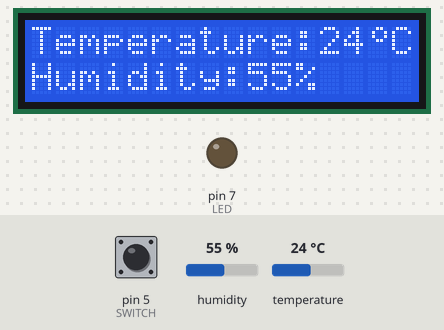
Bench run of a sketch on a simulated Arduino Uno, built with avr-gcc and run on an emulated ATmega328P. On the bench: 16×2 character LCD, output pins drawn as LEDs (lit = HIGH). Inputs (shaded band) come from the test bench; at power-on: temperature 24 °C, pin 5 (SWITCH) HIGH, humidity 55 %.

Above: at 1.2 s.
1.3 s: temperature set to 27 °C
At 2.8 s:
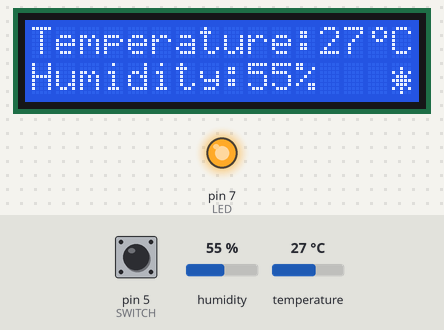
3.4 s: pin 5 (SWITCH) pulled LOW for 1.85 s
At 6.0 s:
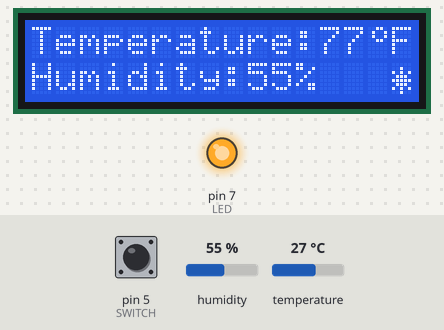
6.7 s: temperature set to 12 °C
At 8.9 s:
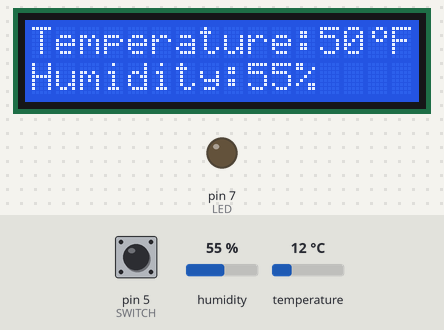
9.2 s: humidity set to 22 %
At 9.9 s:
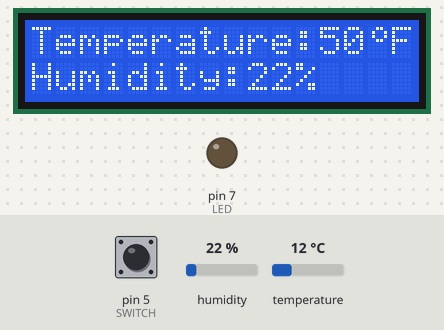
11.3 s: pin 5 (SWITCH) pulled LOW for 1.85 s
At 13.0 s:
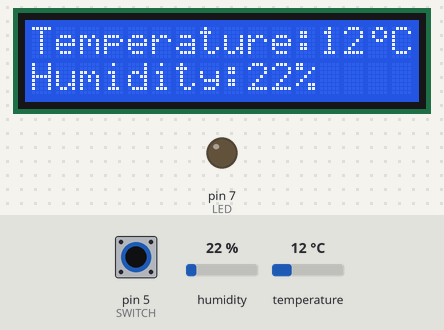
14.6 s: pin 5 (SWITCH) pulled LOW for 3.2 s
At 16.3 s:
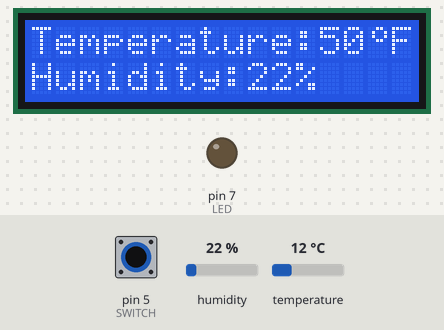
Timing chart, 0 to 17.8 s (numbered marks = the images above; inputs shaded):
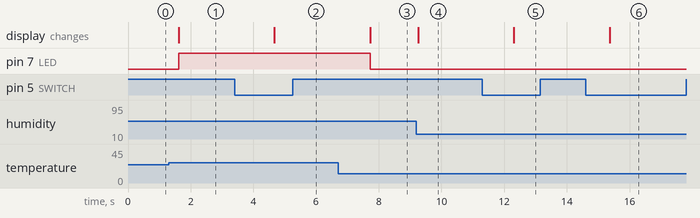

Measured:
- the behaviour switches between 25 and 26 °C on temperature (found by bisection; images 0 and 1)
- after the input at 1.3 s, pin 7 (LED): LOW → HIGH after 0.32 s; the display: changes after 0.32 s (image 1)
- after the input at 3.4 s, the display: changes after 1.3 s (image 2)
- after the input at 6.7 s, pin 7 (LED): HIGH → LOW after 1.0 s; the display: changes after 1.0 s (image 3)
- after the input at 9.2 s, the display: changes after 0.05 s (image 4)
- after the input at 11.3 s, the display: changes after 1.0 s (image 5)
- after the input at 14.6 s, the display: changes after 0.77 s (image 6)

The sketch:

Experiment_12_Temperature_Humidity.ino
```cpp
// (licence header left out)
#include <LiquidCrystal.h>

/*
 This Sketch was written with SimpleDHT version 1.0.11
 The code may need to be modified if other verions are used
*/
#include <SimpleDHT.h>

const byte degree [] = {
  B00110,
  B01001,
  B01001,
  B00110,
  B00000,
  B00000,
  B00000,
  B00000,
};

const byte hot [] = {
  B00000,
  B00100,
  B10101,
  B01110,
  B11111,
  B01110,
  B10101,
  B00100,
};

// assign I/O pins
const int SWITCH = 5;
const int LED = 7;

// variables that will change value
boolean previousButton = HIGH; // Variable containing the previous button state
boolean currentButton = HIGH; // Variable containing the current button state
boolean celsiusSelected = HIGH;  // Flag if Celsius or Fahrenheit selected

// initialize the library by associating any needed LCD interface pin
// with the Arduino pin number it is connected to
LiquidCrystal lcd(2, 3, 8, 9, 10, 11);

// for DHT11,
//      VCC: 5V or 3V
//      GND: GND
//      DATA: 6
int pinDHT11 = 6;
SimpleDHT11 dht11(pinDHT11);

void setup() {
  // set up the LCD's number of columns and rows:
  lcd.begin(16, 2);
  // create special characters
  lcd.createChar (0, degree);
  lcd.createChar (1, hot);
  // set I/O pins
  pinMode (SWITCH, INPUT_PULLUP);
  pinMode (LED, OUTPUT);
  // display static text
  lcd.setCursor (0, 0);
  lcd.print ("Temperature:" );
  lcd.setCursor(0, 1);
  lcd.print("Humidity:" );
}

void loop() {
  // first read switch
  // is Celsius or Fahrenheit selected?
  currentButton = digitalRead(SWITCH); // Read the switch state for C or F
  if (previousButton != currentButton)  // If switch pressed
  {
    delay(5);  // Wait 5ms to debounce
    currentButton = digitalRead(SWITCH);  // Read switch again
  }

  if (previousButton == HIGH && currentButton == LOW)  // Detect a button press
  {
    celsiusSelected = !celsiusSelected;  // Toggle C/F state
  }
  previousButton = currentButton;  // Reset button value

  // now read temperature and humidity
  byte temperature = 0;
  byte humidity = 0;
  int err = SimpleDHTErrSuccess;
  if ((err = dht11.read(&temperature, &humidity, NULL)) != SimpleDHTErrSuccess) {
    lcd.clear();
    lcd.setCursor (0, 0);
    lcd.print("DHT11 read fail");
    lcd.setCursor (0, 1);
    lcd.print ("err="); lcd.print(err); delay(1000);
    return;
  }

  // display the results
  int tempC = temperature;
  if (celsiusSelected) {
    lcd.setCursor (12, 0);
    lcd.print((int)temperature); lcd.write((byte)0); lcd.print("C");
    lcd.setCursor (9, 1);
    lcd.print((int)humidity); lcd.print("%");
  } else {
    // convert to Fahrenheit
    temperature = ((temperature / 5) * 9) + 32;
    lcd.setCursor (12, 0);
    lcd.print((int)temperature); lcd.write((byte)0); lcd.print("F");
    lcd.setCursor (9, 1);
    lcd.print((int)humidity); lcd.print("%");
  }

  // set alarm if greater than 25C
  if ((int)tempC > 25) {
    digitalWrite (LED, HIGH);
    lcd.setCursor (15, 1);
    lcd.write(1); // display hot alarm
  } else {
    digitalWrite (LED, LOW);
    lcd.setCursor (15, 1);
    lcd.print(" "); // turn off hot alarm
  }
  delay (1500);
}
```
